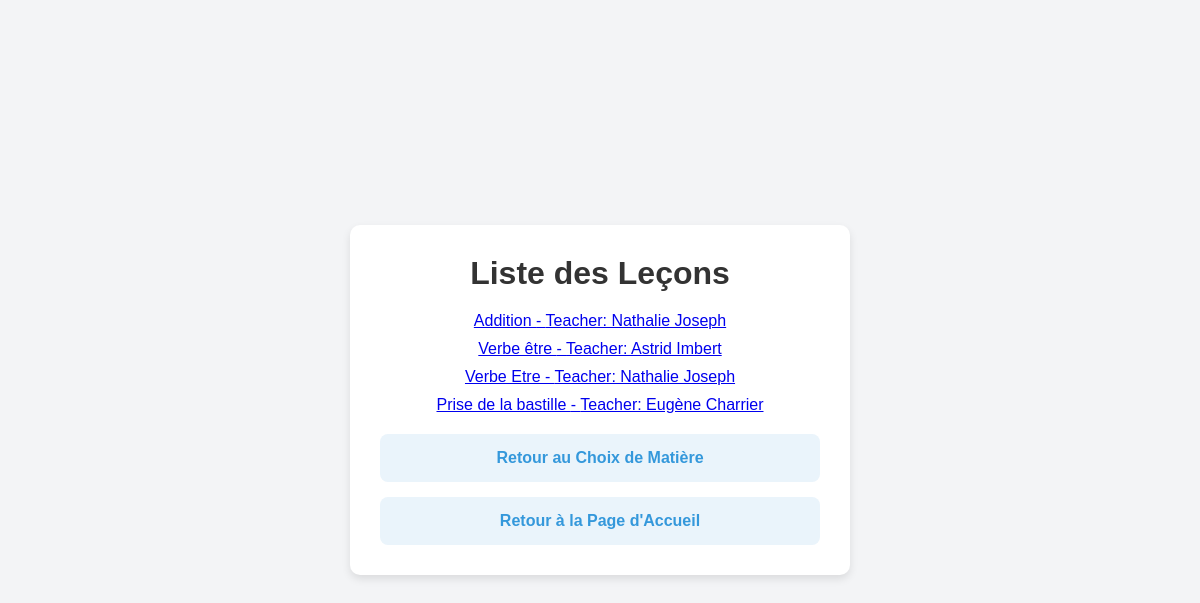
The app's page /lessons/list with its own data.
### apps/lessons/models.py (models this page shows, shortened)
class Lesson(models.Model):
    SUBJECT_CHOICES = [
        ('Maths', 'Maths'),
        ('Français', 'Français'),
        ('Anglais', 'Anglais'),
        ('Histoire', 'Histoire'),
    ]
    title = models.CharField(max_length=255)
    subject = models.CharField(max_length=50, choices=SUBJECT_CHOICES)  # Utiliser les choix
    teacher = models.ForeignKey(
        Teacher,
        on_delete=models.CASCADE,
        related_name='lessons_created'
    )
    content = models.TextField()
    is_public = models.BooleanField(default=True)

### apps/users/models.py (models this page shows, shortened)
class User(models.Model):
    first_name = models.CharField(max_length=50)
    last_name = models.CharField(max_length=50)
    email = models.EmailField(max_length=254)
    password = models.CharField(max_length=50)
    schedule = models.ForeignKey(Schedule, on_delete=models.SET_NULL, null=True)
    profile = models.OneToOneField(Profile, on_delete=models.CASCADE)

### apps/lessons/views.py (the view)
# urls.py: path('list', views.lessons_list, name='lessons_list'),  # Liste des leçons
def lessons_list(request):
    subject = request.GET.get('subject')  # Récupérer le sujet sélectionné dans la requête
    if subject:
        lessons = Lesson.objects.filter(subject=subject, is_public=True)  # Filtrer par sujet
    else:
        lessons = Lesson.objects.filter(is_public=True)  # Afficher toutes les leçons si aucun sujet n'est sélectionné
    return render(request, 'lessons/lessons_list.html', {'lessons': lessons, 'subject': subject})

### apps/users/models.py (called while the page is built)
    def __str__(self):
        return f"Teacher: {self.first_name} {self.last_name}"

### templates/lessons/lessons_list.html (shortened to what this page needs)
{% load static %}
<!DOCTYPE html>
<html>
<head>
    <link rel="stylesheet" href="{% static 'css/style.css' %}">
</head>
<body>
    <div class="container">
        <h1>Liste des Leçons{% if subject %} de {{ subject }}{% endif %}</h1>
        <ul class="list">
            {% for lesson in lessons %}
                <li><a href="{% url 'lesson_detail' lesson.id %}">{{ lesson.title }} - {{ lesson.teacher }} </a></li>
            {% endfor %}
        </ul>
        <div class="link-card">
            <a href="{% url 'subjects_list' %}">Retour au Choix de Matière</a>
            <a href="{% url 'home' %}">Retour à la Page d'Accueil</a>
        </div>
    </div>
</body>
</html>

### static/css/style.css (style rules this page uses)
* { margin: 0; padding: 0; box-sizing: border-box; }
body { font-family: Arial, sans-serif; display: flex; justify-content: center; align-items: center; min-height: 100vh; background-color: #f3f4f6; }
h1 { font-size: 2em; color: #333; margin-bottom: 20px; }
.container { text-align: center; background: #fff; padding: 30px; border-radius: 10px; box-shadow: 0 4px 8px rgba(0, 0, 0, 0.1); width: 90%; max-width: 500px; }
.link-card { display: flex; flex-direction: column; gap: 15px; margin-top: 20px; }
.link-card a { text-decoration: none; font-weight: bold; color: #3498db; padding: 15px; background: #eaf4fb; border-radius: 8px; transition: background 0.3s, color 0.3s; }
.list { list-style: none; padding: 0; }
.list li { margin: 10px 0; }

### records on screen
Lesson: title "Addition", teacher "Teacher: Nathalie Joseph"
Lesson: title "Verbe être", teacher "Teacher: Astrid Imbert"
Lesson: title "Verbe Etre", teacher "Teacher: Nathalie Joseph"
Lesson: title "Prise de la bastille", teacher "Teacher: Eugène Charrier"
